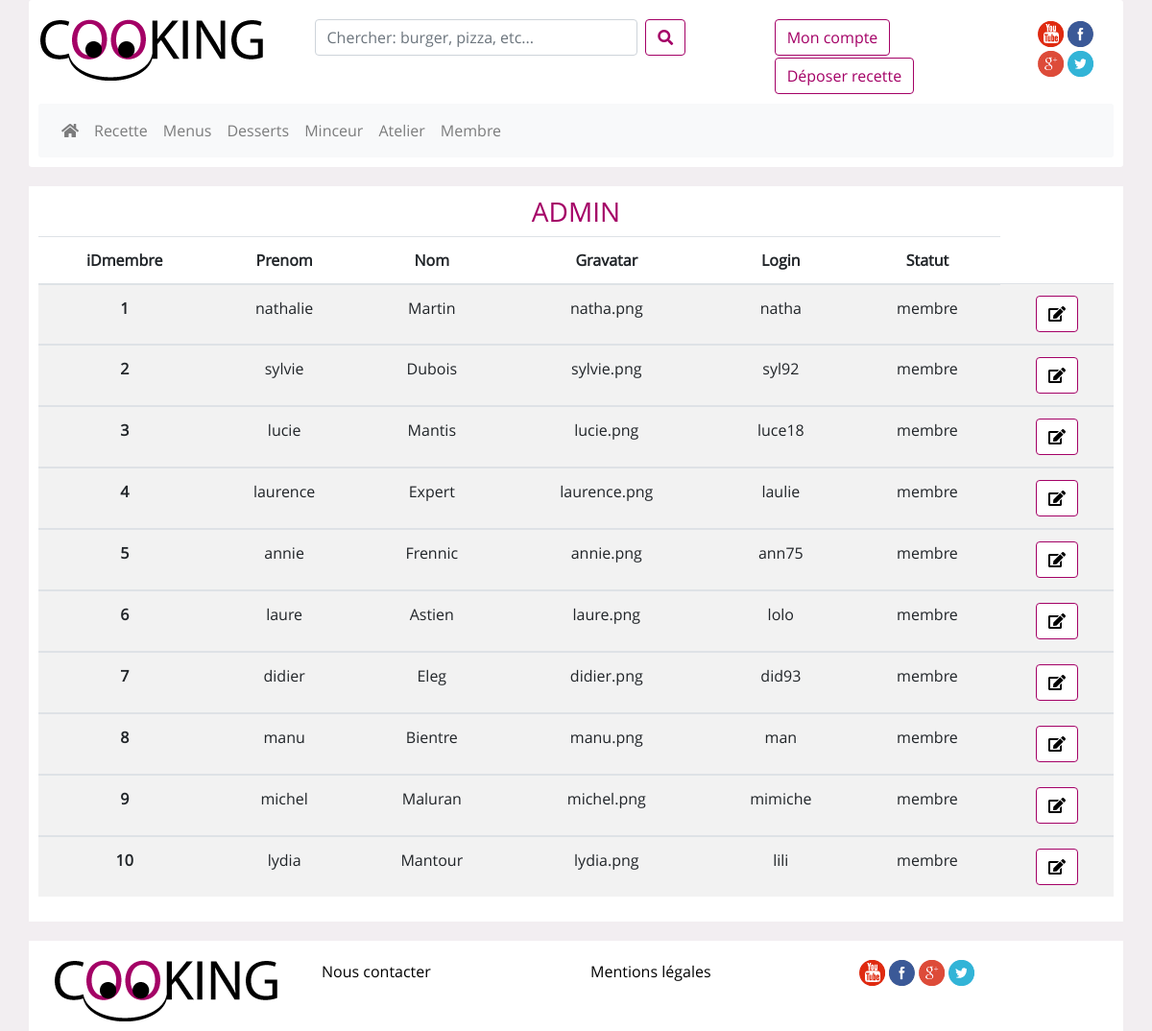
The app's page /admin.php with its own data.
### tables this page shows
CREATE TABLE IF NOT EXISTS `membres` (
  `idMembre` int(11) NOT NULL AUTO_INCREMENT,
  `gravatar` varchar(100) NOT NULL,
  `login` varchar(32) NOT NULL,
  `password` varchar(40) NOT NULL,
  `statut` varchar(20) NOT NULL,
  `prenom` varchar(50) NOT NULL,
  `nom` varchar(50) NOT NULL,
  `dateCrea` timestamp NOT NULL DEFAULT CURRENT_TIMESTAMP ON UPDATE CURRENT_TIMESTAMP,
  PRIMARY KEY (`idMembre`)
);

### admin.php (the view, shortened to what this page needs)
<?php
require "header.php";
require "pdo.php";
?>
<div class="row row_membre liste_recettes" >
	<h3 style="text-align: center;width: 100%;">ADMIN</h3><div class="w-100"></div>
	<table class="table table-striped">
	  <thead>
	    <tr>
	      <th scope="col">iDmembre</th>
	      <th scope="col">Prenom</th>
	      <th scope="col">Nom</th>
	      <th scope="col">Gravatar</th>
	      <th scope="col">Login</th>
	      <th scope="col">Statut</th>
	    </tr>
	  </thead>
	  <?php
	  $resultats=$pdo->query("SELECT * FROM membres");
		$ligne = $resultats->fetchAll();
		foreach ($ligne as $key => $value) {
		?>
	  <tbody>
	    <tr>
	      <th scope="row"><?php echo $value['idMembre'] ?></th>
	      <td><?php echo $value['prenom'] ?></td>
	      <td><?php echo $value['nom'] ?></td>
	      <td><?php echo $value['gravatar'] ?></td>
	      <td><?php echo $value['login'] ?></td>
	      <td><?php echo $value['statut'] ?></td>
	      <td><a href="modif-compte.php"><button type="button" class="btn btn_search my-2 my-sm-0" aria-label="Left Align" onclick="appear('modif_login');">
				<i class="fas fa-edit"></i></a>
			</button></td>
	    </tr>
	  </tbody>
	  <?php
	  }
	  ?>
	</table>
</div>
<?php
require "footer.php";
?>

### css/style.css (style rules this page uses)
body { background-color: #F2EEF1; position: relative; font-family: 'open' !important; }
.btn, .btn-outline-light { border-color: #a40166; color: #a40166; text-decoration: none !important; }
.btn_search { background-color: white; }
* { box-sizing:border-box }
.row_membre { background-color: white; margin-bottom: 20px; margin-top: 20px; text-align: center; }
* { box-sizing: border-box; }
body { font-family: Verdana, sans-serif; }
.liste_recettes { background-color: white; margin-top: 20px; margin-bottom: 20px; padding: 10px; }
.liste_recettes h3 { color: #a40166; }
.categories,a { color: black; }

### records on screen
membres: idMembre "1", prenom "nathalie", nom "Martin", gravatar "natha.png", login "natha", statut "membre"
membres: idMembre "2", prenom "sylvie", nom "Dubois", gravatar "sylvie.png", login "syl92", statut "membre"
membres: idMembre "3", prenom "lucie", nom "Mantis", gravatar "lucie.png", login "luce18", statut "membre"
membres: idMembre "4", prenom "laurence", nom "Expert", gravatar "laurence.png", login "laulie", statut "membre"
membres: idMembre "5", prenom "annie", nom "Frennic", gravatar "annie.png", login "ann75", statut "membre"
membres: idMembre "6", prenom "laure", nom "Astien", gravatar "laure.png", login "lolo", statut "membre"
membres: idMembre "7", prenom "didier", nom "Eleg", gravatar "didier.png", login "did93", statut "membre"
membres: idMembre "8", prenom "manu", nom "Bientre", gravatar "manu.png", login "man", statut "membre"
membres: idMembre "9", prenom "michel", nom "Maluran", gravatar "michel.png", login "mimiche", statut "membre"
membres: idMembre "10", prenom "lydia", nom "Mantour", gravatar "lydia.png", login "lili", statut "membre"
